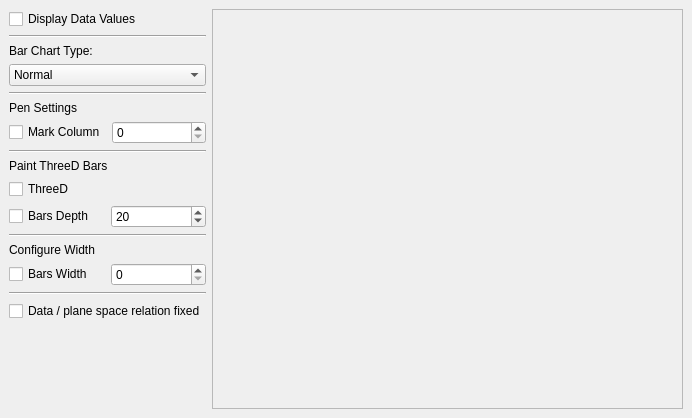
<ui version="4.0" >
 <class>MainWindow</class>
 <widget class="QWidget" name="MainWindow" >
  <property name="geometry" >
   <rect>
    <x>0</x>
    <y>0</y>
    <width>692</width>
    <height>408</height>
   </rect>
  </property>
  <property name="windowTitle" >
   <string>Bar Chart </string>
  </property>
  <property name="windowIcon" >
   <iconset/>
  </property>
  <layout class="QGridLayout" >
   <property name="margin" >
    <number>9</number>
   </property>
   <property name="spacing" >
    <number>6</number>
   </property>
   <item row="10" column="0" >
    <widget class="QCheckBox" name="fixPlaneSizeCB" >
     <property name="text" >
      <string>Data / plane space relation fixed</string>
     </property>
    </widget>
   </item>
   <item row="11" column="0" >
    <spacer>
     <property name="orientation" >
      <enum>Qt::Vertical</enum>
     </property>
     <property name="sizeHint" >
      <size>
       <width>171</width>
       <height>51</height>
      </size>
     </property>
    </spacer>
   </item>
   <item row="9" column="0" >
    <widget class="Line" name="line_5" >
     <property name="orientation" >
      <enum>Qt::Horizontal</enum>
     </property>
    </widget>
   </item>
   <item row="8" column="0" >
    <layout class="QVBoxLayout" >
     <property name="margin" >
      <number>0</number>
     </property>
     <property name="spacing" >
      <number>6</number>
     </property>
     <item>
      <widget class="QLabel" name="widthLB" >
       <property name="text" >
        <string>Configure Width</string>
       </property>
      </widget>
     </item>
     <item>
      <layout class="QHBoxLayout" >
       <property name="margin" >
        <number>0</number>
       </property>
       <property name="spacing" >
        <number>6</number>
       </property>
       <item>
        <widget class="QCheckBox" name="widthCB" >
         <property name="text" >
          <string>Bars Width</string>
         </property>
        </widget>
       </item>
       <item>
        <widget class="QSpinBox" name="widthSB" />
       </item>
      </layout>
     </item>
    </layout>
   </item>
   <item row="7" column="0" >
    <widget class="Line" name="line_4" >
     <property name="orientation" >
      <enum>Qt::Horizontal</enum>
     </property>
    </widget>
   </item>
   <item row="6" column="0" >
    <layout class="QVBoxLayout" >
     <property name="margin" >
      <number>0</number>
     </property>
     <property name="spacing" >
      <number>6</number>
     </property>
     <item>
      <widget class="QLabel" name="threeDLB" >
       <property name="text" >
        <string>Paint ThreeD Bars</string>
       </property>
      </widget>
     </item>
     <item>
      <widget class="QCheckBox" name="paintThreeDBarsCB" >
       <property name="text" >
        <string>ThreeD</string>
       </property>
      </widget>
     </item>
     <item>
      <layout class="QHBoxLayout" >
       <property name="margin" >
        <number>0</number>
       </property>
       <property name="spacing" >
        <number>6</number>
       </property>
       <item>
        <widget class="QCheckBox" name="threeDDepthCB" >
         <property name="text" >
          <string>Bars Depth</string>
         </property>
        </widget>
       </item>
       <item>
        <widget class="QSpinBox" name="depthSB" >
         <property name="value" >
          <number>20</number>
         </property>
        </widget>
       </item>
      </layout>
     </item>
    </layout>
   </item>
   <item row="5" column="0" >
    <widget class="Line" name="line_2" >
     <property name="orientation" >
      <enum>Qt::Horizontal</enum>
     </property>
    </widget>
   </item>
   <item row="4" column="0" >
    <layout class="QVBoxLayout" >
     <property name="margin" >
      <number>0</number>
     </property>
     <property name="spacing" >
      <number>6</number>
     </property>
     <item>
      <widget class="QLabel" name="penLabel" >
       <property name="text" >
        <string>Pen Settings</string>
       </property>
      </widget>
     </item>
     <item>
      <layout class="QHBoxLayout" >
       <property name="margin" >
        <number>0</number>
       </property>
       <property name="spacing" >
        <number>6</number>
       </property>
       <item>
        <widget class="QCheckBox" name="markColumnCB" >
         <property name="text" >
          <string>Mark Column</string>
         </property>
        </widget>
       </item>
       <item>
        <widget class="QSpinBox" name="markColumnSB" >
         <property name="maximum" >
          <number>3</number>
         </property>
        </widget>
       </item>
      </layout>
     </item>
    </layout>
   </item>
   <item row="3" column="0" >
    <widget class="Line" name="line" >
     <property name="orientation" >
      <enum>Qt::Horizontal</enum>
     </property>
    </widget>
   </item>
   <item row="2" column="0" >
    <layout class="QVBoxLayout" >
     <property name="margin" >
      <number>0</number>
     </property>
     <property name="spacing" >
      <number>6</number>
     </property>
     <item>
      <widget class="QLabel" name="barTypeLB" >
       <property name="text" >
        <string>Bar Chart Type:</string>
       </property>
      </widget>
     </item>
     <item>
      <widget class="QComboBox" name="barTypeCB" >
       <item>
        <property name="text" >
         <string>Normal</string>
        </property>
       </item>
       <item>
        <property name="text" >
         <string>Stacked</string>
        </property>
       </item>
       <item>
        <property name="text" >
         <string>Percent</string>
        </property>
       </item>
      </widget>
     </item>
    </layout>
   </item>
   <item row="1" column="0" >
    <widget class="Line" name="line_3" >
     <property name="orientation" >
      <enum>Qt::Horizontal</enum>
     </property>
    </widget>
   </item>
   <item row="0" column="0" >
    <widget class="QCheckBox" name="paintValuesCB" >
     <property name="text" >
      <string>Display Data Values</string>
     </property>
    </widget>
   </item>
   <item rowspan="12" row="0" column="1" >
    <widget class="QSplitter" name="splitter" >
     <property name="orientation" >
      <enum>Qt::Horizontal</enum>
     </property>
     <widget class="QFrame" name="chartFrame" >
      <property name="minimumSize" >
       <size>
        <width>300</width>
        <height>400</height>
       </size>
      </property>
      <property name="frameShape" >
       <enum>QFrame::StyledPanel</enum>
      </property>
      <property name="frameShadow" >
       <enum>QFrame::Raised</enum>
      </property>
     </widget>
    </widget>
   </item>
  </layout>
 </widget>
 <resources>
  <include location="BarChart.qrc" />
 </resources>
 <connections/>
</ui>
